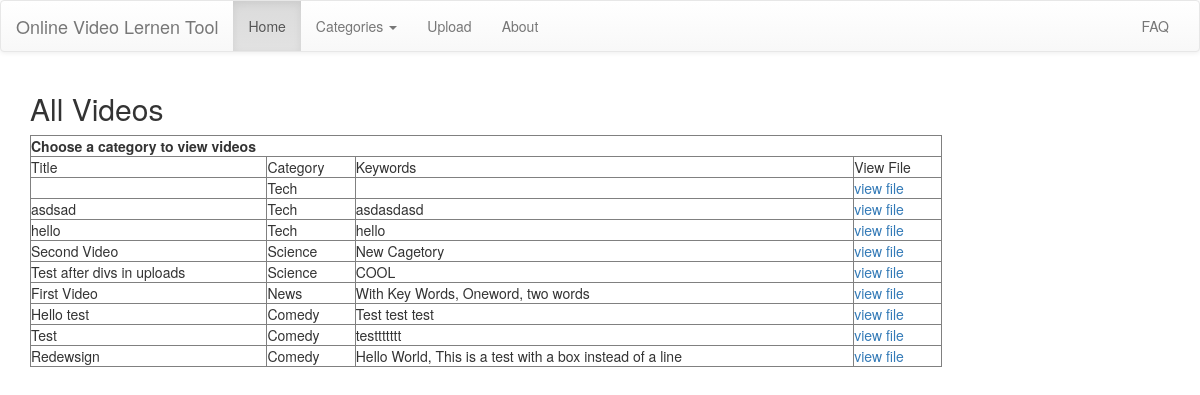
Page /categoryall.php on the committed database.
### tables this page shows
CREATE TABLE `videos` (
  `id_video` int(11) UNSIGNED NOT NULL,
  `datafile_id` int(11) DEFAULT NULL,
  `category_id` int(11) DEFAULT NULL,
  `file` varchar(100) NOT NULL,
  `type` varchar(10) NOT NULL,
  `size` int(11) NOT NULL,
  `title` varchar(50) NOT NULL,
  `keywords` text NOT NULL
);

CREATE TABLE `categories` (
  `id` int(11) UNSIGNED NOT NULL,
  `categoryname` varchar(256) DEFAULT NULL
);

### categoryall.php (the view, shortened to what this page needs)
<!DOCTYPE html>
<html>
<head>
<link rel="stylesheet" href="bootstrap-3.3.5-dist/css/bootstrap.min.css" type="text/css" />
<link rel="stylesheet" href="bootstrap-3.3.5-dist/css/bootstrap-theme.min.css" type="text/css" />
</head>
<body>
<?php include 'navigation.php';?>
<div class="container">
  <div>
  	<table width="80%" border="1">
      <h2>All Videos</h2>
      <tr>
      <th colspan="4">Choose a category to view videos</th>
      </tr>
      <tr>
      <td>Title</td>
      <td>Category</td>
      <td>Keywords</td>
      <td>View File</td>
  		</tr>
      <?php
  	$sql="SELECT * FROM videos LEFT JOIN datafiles ON videos.datafile_id = datafiles.id LEFT JOIN categories ON videos.category_id = categories.id GROUP BY videos.id_video ORDER BY category_id" ;
  	$result_set=mysql_query($sql);
  	while($row=mysql_fetch_array($result_set))
  	{
  		?>
          <tr>
          <td><?php echo $row['title'] ?></td>
          <td><?php echo $row['categoryname'] ?></td>
          <td><?php echo $row['keywords'] ?></td>
          <td><a href="/~steffenhaaker/project/player.php?id=<?php echo $row['id_video'] ?>">view file</a></td>
          </tr>
          <?php
  	}
  	?>
      </table>
  </div>
</div>
</body>
</html>

### rows in the picture
videos: category.categoryname "Tech"
videos: title "asdsad", category.categoryname "Tech", keywords "asdasdasd"
videos: title "hello", category.categoryname "Tech", keywords "hello"
videos: title "Second Video", category.categoryname "Science", keywords "New Cagetory"
videos: title "Test after divs in uploads", category.categoryname "Science", keywords "COOL"
videos: title "First Video", category.categoryname "News", keywords "With Key Words, Oneword, two words"
videos: title "Hello test", category.categoryname "Comedy", keywords "Test test test"
videos: title "Test", category.categoryname "Comedy", keywords "testtttttt"
videos: title "Redewsign", category.categoryname "Comedy", keywords "Hello World, This is a test with a box instead of a line"
